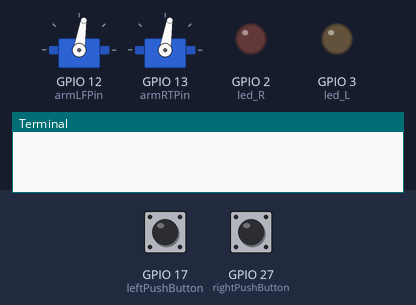
Bench run of a program on a simulated Raspberry Pi (BCM pin numbers). Parts: 2 × servo, output pins drawn as LEDs (lit = HIGH), the last lines printed to the terminal. The inputs (shaded band) are chosen by the test bench; at power-on: GPIO 17 (leftPushButton) LOW, GPIO 27 (rightPushButton) LOW. Servo angles are drawn from the pulse width (0.5 ms = 0°, 2.5 ms = 180°).

Above: at 2.7 s.
2.8 s: GPIO 17 (leftPushButton) pulled HIGH for 0.15 s
At 3.5 s:
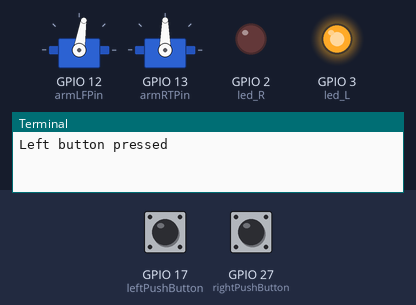
4.5 s: GPIO 27 (rightPushButton) pulled HIGH for 0.15 s
At 5.9 s:
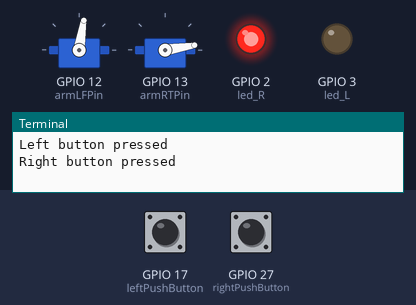
6.2 s: GPIO 17 (leftPushButton) pulled HIGH for 1 s
At 6.3 s:
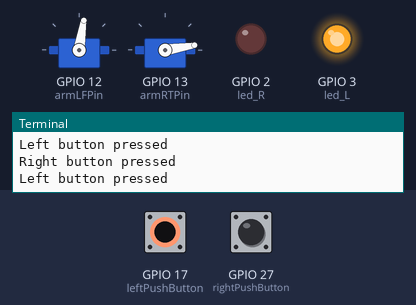
8.7 s: GPIO 27 (rightPushButton) pulled HIGH for 1 s
At 8.8 s:
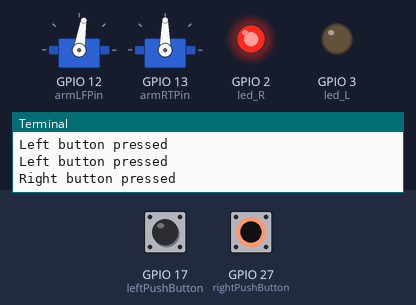
11.2 s: GPIO 17 (leftPushButton) pulled HIGH for 3.2 s
At 12.3 s:
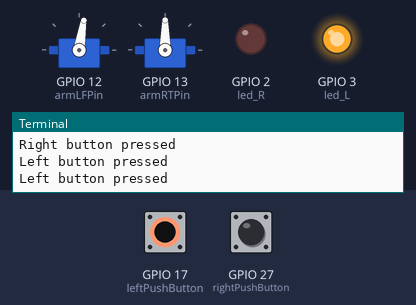
Timing chart, 0 to 14.2 s (numbered marks = the images above; inputs shaded):
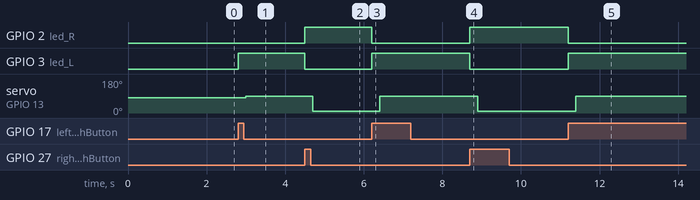

Measured:
- after the input at 2.8 s, GPIO 3 (led_L): LOW → HIGH at once; servo on GPIO 13 (armRTPin): 81° → 90° after 0.20 s
- after the input at 4.5 s, GPIO 2 (led_R): LOW → HIGH at once; GPIO 3 (led_L): HIGH → LOW at once; servo on GPIO 13 (armRTPin): 90° → 9° after 0.20 s
- after the input at 6.2 s, GPIO 2 (led_R): HIGH → LOW at once; GPIO 3 (led_L): LOW → HIGH at once; servo on GPIO 13 (armRTPin): 9° → 90° after 0.20 s
- after the input at 8.7 s, GPIO 2 (led_R): LOW → HIGH at once; GPIO 3 (led_L): HIGH → LOW at once; servo on GPIO 13 (armRTPin): 90° → 9° after 0.20 s
- after the input at 11.2 s, GPIO 2 (led_R): HIGH → LOW at once; GPIO 3 (led_L): LOW → HIGH at once; servo on GPIO 13 (armRTPin): 9° → 90° after 0.20 s

The program:

droid_status.py
```python
import RPi.GPIO as GPIO
GPIO.setwarnings(False)
GPIO.setmode(GPIO.BCM)

from time import sleep

#====================
# LED setup
#====================

led_R = 2
led_L = 3

GPIO.setup(led_R, GPIO.OUT)
GPIO.setup(led_L, GPIO.OUT)

#====================
# Push Button setup
#====================
leftPushButton = 17
rightPushButton = 27

GPIO.setup(leftPushButton, GPIO.IN, pull_up_down=GPIO.PUD_DOWN)
GPIO.setup(rightPushButton, GPIO.IN, pull_up_down=GPIO.PUD_DOWN)

#====================
# Servo motors setup
#====================
armLFPin = 12
armRTPin = 13

GPIO.setup(armLFPin, GPIO.OUT)
GPIO.setup(armRTPin, GPIO.OUT)

pwmArmLF= GPIO.PWM(armLFPin, 50)
pwmArmRT= GPIO.PWM(armRTPin, 50)

pwmArmLF.start(0)
pwmArmRT.start(0)

sleep(0.5)

pwmArmLF.ChangeDutyCycle(7)
pwmArmRT.ChangeDutyCycle(7)
sleep(0.5)

pwmArmLF.start(0)
pwmArmRT.start(0)
sleep(0.5)

#leftArm.stop(0)
#rightArm.stop(0)

def leftArmUp():
	startVal: Float = 2
	for x in range (10):
                pwmArmLF.ChangeDutyCycle(startVal + 0.5)
                sleep(0.5)
                pwmArmLF.start(0)

def leftArmDown():
	for x in range (7, 12):
                pwmArmLF.ChangeDutyCycle(7.5)
                sleep(0.2)
                pwmArmLF.start(0)

def rightArmUp():
	startVal: Float = 2
	for x in range (10):
                pwmArmRT.ChangeDutyCycle(startVal + 0.5)
                sleep(0.5)
                pwmArmRT.start(0)

def rightArmDown():
	for x in range (7, 12):
                pwmArmRT.ChangeDutyCycle(7.5)
                sleep(0.2)
                pwmArmRT.start(0)


while True:
    inputValueLeft = GPIO.input(leftPushButton)
    inputValueRight = GPIO.input(rightPushButton)
    if (inputValueLeft == True):
        print('Left button pressed')
        GPIO.output(led_R, GPIO.LOW)
        GPIO.output(led_L, GPIO.HIGH)
        sleep(0.2)
        pwmArmRT.ChangeDutyCycle(7.5)
        sleep(0.5)
        #leftArmUp()
        #rightArmDown()

    elif (inputValueRight == True):
        #leftArmRotateOposite()
        print('Right button pressed')
        GPIO.output(led_R, GPIO.HIGH)
        GPIO.output(led_L, GPIO.LOW)
        sleep(0.2)
        pwmArmRT.ChangeDutyCycle(3)
        sleep(0.5)
        #leftArmDown()
        #rightArmUp()


#def leftSideAction(channel):
#    leftArmRotate()
#    print('Left button pressed')
#    GPIO.output(led_R, GPIO.LOW)
#    GPIO.output(led_L, GPIO.HIGH)
#    sleep(1)

#def rightSideAction(channel):
#   leftArmRotateOposite()
#    print('Right button pressed')
#    GPIO.output(led_R, GPIO.HIGH)
#    GPIO.output(led_L, GPIO.LOW)
#    sleep(1)

#GPIO.add_event_detect(leftPushButton,GPIO.RISING,callback=leftSideAction)
#GPIO.add_event_detect(rightPushButton,GPIO.RISING,callback=rightSideAction)

#message = input("Press enter to quit\n\n") # Run until someone presses enter
#GPIO.cleanup() # Clean up
```
